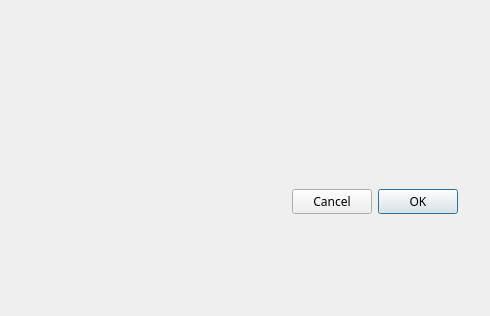
<?xml version="1.0" encoding="UTF-8"?>
<ui version="4.0">
 <class>DongliTeahouseDialog</class>
 <widget class="QDialog" name="DongliTeahouseDialog">
  <property name="geometry">
   <rect>
    <x>0</x>
    <y>0</y>
    <width>490</width>
    <height>316</height>
   </rect>
  </property>
  <property name="minimumSize">
   <size>
    <width>0</width>
    <height>0</height>
   </size>
  </property>
  <property name="windowTitle">
   <string>DongliTeahouseDialog</string>
  </property>
  <layout class="QVBoxLayout" name="verticalLayout">
   <property name="spacing">
    <number>0</number>
   </property>
   <property name="leftMargin">
    <number>0</number>
   </property>
   <property name="topMargin">
    <number>0</number>
   </property>
   <property name="rightMargin">
    <number>0</number>
   </property>
   <property name="bottomMargin">
    <number>0</number>
   </property>
   <item>
    <widget class="DongliTeahouseTitleBarCut" name="TitleBar" native="true">
     <property name="sizePolicy">
      <sizepolicy hsizetype="Preferred" vsizetype="Maximum">
       <horstretch>0</horstretch>
       <verstretch>0</verstretch>
      </sizepolicy>
     </property>
    </widget>
   </item>
   <item>
    <layout class="QVBoxLayout" name="centralWidget">
     <property name="leftMargin">
      <number>8</number>
     </property>
     <property name="topMargin">
      <number>10</number>
     </property>
     <property name="rightMargin">
      <number>32</number>
     </property>
     <property name="bottomMargin">
      <number>25</number>
     </property>
    </layout>
   </item>
   <item>
    <layout class="QHBoxLayout" name="horizontalLayout">
     <property name="spacing">
      <number>0</number>
     </property>
     <property name="rightMargin">
      <number>32</number>
     </property>
     <property name="bottomMargin">
      <number>25</number>
     </property>
     <item>
      <spacer name="horizontalSpacer">
       <property name="orientation">
        <enum>Qt::Horizontal</enum>
       </property>
       <property name="sizeHint" stdset="0">
        <size>
         <width>40</width>
         <height>20</height>
        </size>
       </property>
      </spacer>
     </item>
     <item>
      <widget class="QDialogButtonBox" name="buttonBox">
       <property name="sizePolicy">
        <sizepolicy hsizetype="Fixed" vsizetype="Fixed">
         <horstretch>0</horstretch>
         <verstretch>0</verstretch>
        </sizepolicy>
       </property>
       <property name="font">
        <font>
         <family>Hack</family>
         <pointsize>9</pointsize>
        </font>
       </property>
       <property name="layoutDirection">
        <enum>Qt::RightToLeft</enum>
       </property>
       <property name="orientation">
        <enum>Qt::Horizontal</enum>
       </property>
       <property name="standardButtons">
        <set>QDialogButtonBox::Cancel|QDialogButtonBox::Ok</set>
       </property>
       <property name="centerButtons">
        <bool>false</bool>
       </property>
      </widget>
     </item>
    </layout>
   </item>
  </layout>
 </widget>
 <customwidgets>
  <customwidget>
   <class>DongliTeahouseTitleBarCut</class>
   <extends>QWidget</extends>
   <header>DongliTeahouseWidget.DongliTeahouseTitleBarCut</header>
   <container>1</container>
  </customwidget>
 </customwidgets>
 <resources/>
 <connections>
  <connection>
   <sender>buttonBox</sender>
   <signal>accepted()</signal>
   <receiver>DongliTeahouseDialog</receiver>
   <slot>accept()</slot>
   <hints>
    <hint type="sourcelabel">
     <x>248</x>
     <y>254</y>
    </hint>
    <hint type="destinationlabel">
     <x>157</x>
     <y>274</y>
    </hint>
   </hints>
  </connection>
  <connection>
   <sender>buttonBox</sender>
   <signal>rejected()</signal>
   <receiver>DongliTeahouseDialog</receiver>
   <slot>reject()</slot>
   <hints>
    <hint type="sourcelabel">
     <x>316</x>
     <y>260</y>
    </hint>
    <hint type="destinationlabel">
     <x>286</x>
     <y>274</y>
    </hint>
   </hints>
  </connection>
 </connections>
</ui>
